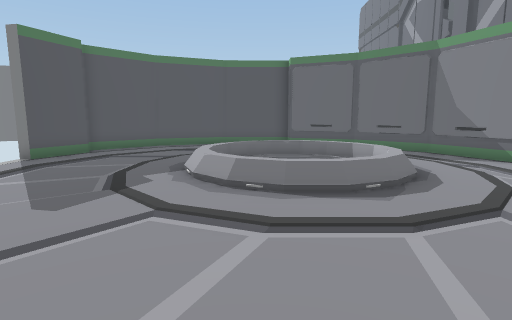
View 1 (above)

12 first-person views from a walk through a Unity game level. The camera is 1.3 m above the floor, tilts 8° down and sees 80° across. Doors are open. The floor is counted in squares, 1 m on a side. Each view is taken from the middle of a square. On the plan, view 1 faces up. The plan holds only what a view shows up to about 14 squares ahead; the rest is blank. The place goes on beyond the plan. Some animated figures are left out. Some surface patterns are stand-ins.

View 2
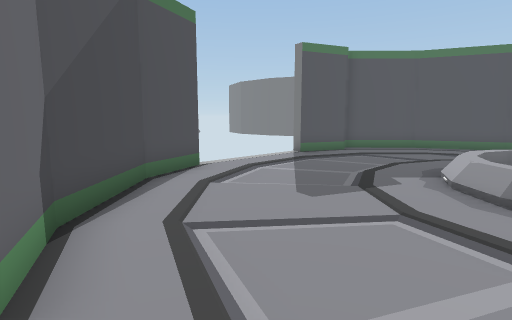

View 3
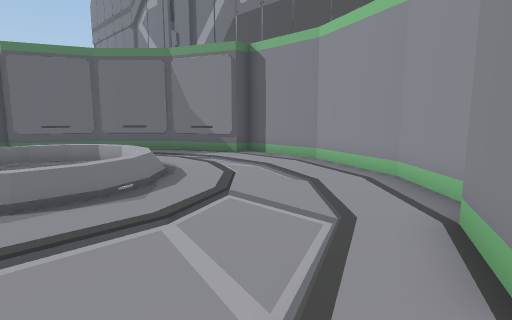

View 4
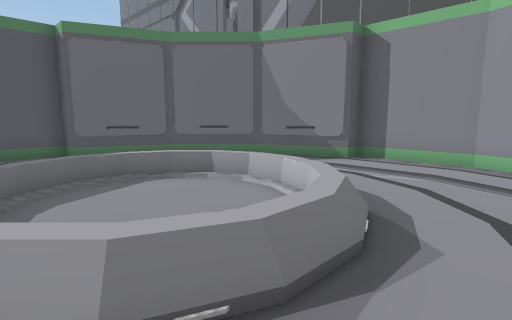

View 5
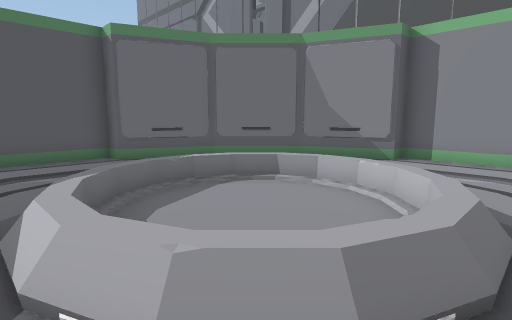

View 6
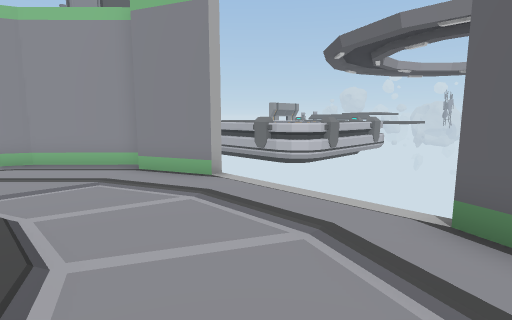

View 7
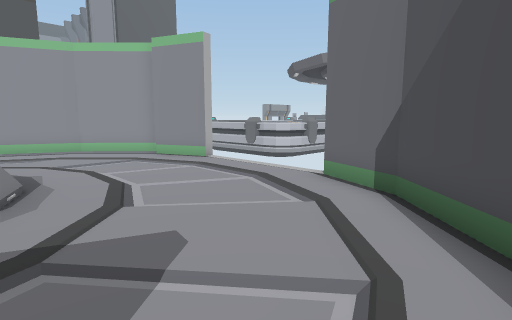

View 8
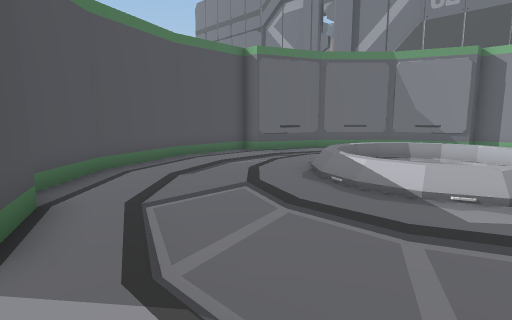

View 9
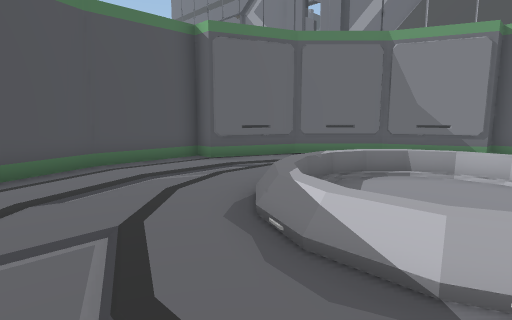

View 10
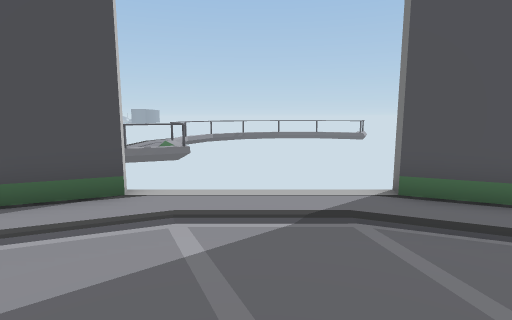

View 11
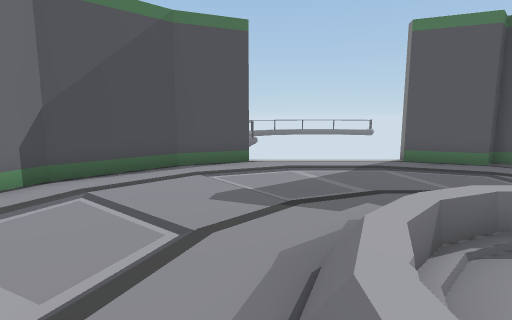

View 12
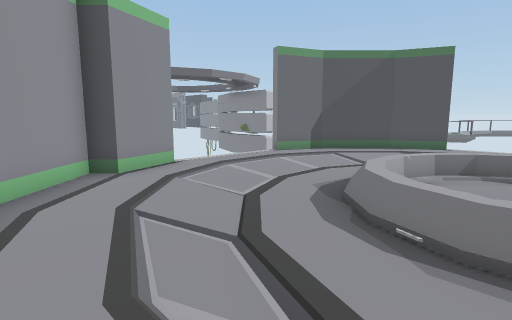

### Floor plan
Key: @ floor where view 1 was taken; # wall or solid block; . main floor; : floor 0.25 m higher than the main floor; O other object.
Columns run from 7 left of view 1 to 8 right of it. Each row starts with its distance up from view 1.
 15    #######
 14   ##.....###
 13  ##........##
 12 ##........  ##
 11 ##.......   .##
 10 #.....::..: ..#
  9 #.....O.... ..##
  8 ...............#
  7 ......O........#
  6 .......O.O:....#
  5 #..............#
  4 #..............#
  3 ##............##
  2  ##..........##
  1   ##.......###
  0    ###.@.####

Where each view was taken, in squares from view 1:
view 1: 0 up, 0 right, facing up
view 2: 0 up, 0 right, facing up-left
view 3: 0 up, 0 right, facing up-right
view 4: 4 up, 1 left, facing up-right
view 5: 5 up, 2 left, facing up-right
view 6: 4 up, 3 left, facing down-right
view 7: 6 up, 6 left, facing down-right
view 8: 6 up, 7 left, facing up-right
view 9: 7 up, 4 left, facing up-right
view 10: 7 up, 2 left, facing left
view 11: 5 up, 2 right, facing left
view 12: 8 up, 7 right, facing down-left
